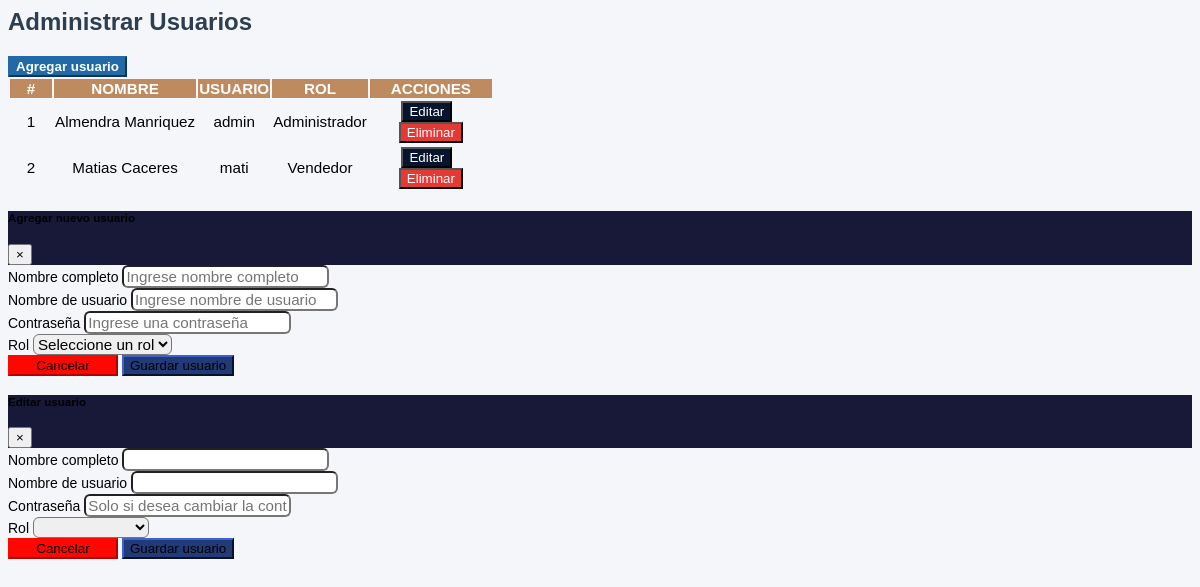
/vistas/html/usuarios.php, run on the app's committed database.
### tables this page shows
CREATE TABLE `usuario` (
  `id` int(11) NOT NULL,
  `nombre` varchar(100) NOT NULL,
  `usuario` varchar(100) NOT NULL,
  `password` varchar(100) NOT NULL,
  `rol` varchar(20) NOT NULL
);

### Sistema/controladores/usuarios.controlador.php (called while the page is built, shortened)
<?php
class ControladorUsuarios {
    public static function ctrMostrarUsuarios($item, $valor) {
        $tabla = "usuario";
        $respuesta = ModeloUsuarios::mdlMostrarUsuarios($tabla, $item, $valor);
        return $respuesta;
    }
}

### Sistema/modelos/MySQL.php (called while the page is built)
<?php
class Conexion {
    public static function conectar() {
        $link = new PDO("mysql:host=localhost;dbname=pos", "root", "");
        $link->exec("set names utf8");
        return $link;
    }
}

### Sistema/modelos/usuarios.modelo.php (called while the page is built, shortened)
<?php
require_once "MySQL.php";
class ModeloUsuarios {
    public static function mdlMostrarUsuarios($tabla, $item, $valor) {
        if($item != null){
            $stmt = Conexion::conectar()->prepare("SELECT * FROM $tabla WHERE $item = :$item");
            $stmt->bindParam(":".$item, $valor, PDO::PARAM_STR);
            $stmt->execute();
            return $stmt -> fetch();
        }
        else{
            $stmt = Conexion::conectar()->prepare("SELECT * FROM $tabla");
            $stmt->execute();
            return $stmt -> fetchAll();
        }
    }
}

### vistas/html/usuarios.php (the view, shortened to what this page needs)
<div class="content-wrapper">
  <section class="content-header">
    <div class="container-fluid">
      <div class="row mb-2">
        <div class="col-sm-6">
          <h1>Administrar Usuarios</h1>
        </div>
      </div>
    </div>
  </section>
  <section class="content">
    <div class="container-fluid">
      <div class="row">
        <div class="col-12">
          <div class="card">
            <div class="card-header d-flex justify-content-between align-items-center">
              <button class="btn btn-primary" data-toggle="modal" data-target="#modalAgregarUsuario">
                <i class="fas fa-user-plus"></i> Agregar usuario
              </button>
            </div>
            <div class="card-body">
              <div class="table-responsive">
                <table class="table table-bordered table-striped">
                  <thead class="thead">
                    <tr>
                      <th style="width: 40px;">#</th>
                      <th>Nombre</th>
                      <th>Usuario</th>
                      <th>Rol</th>
                      <th style="width: 120px;">Acciones</th>
                    </tr>
                  </thead>
                  <tbody>
                    <?php
                      $item = null;
                      $valor = null;
                      $usuarios = ControladorUsuarios::ctrMostrarUsuarios($item, $valor);
                      foreach ($usuarios as $key => $value){
                        echo '<tr>
                                <td>'.$value["id"].'</td>
                                <td>'.$value["nombre"].'</td>
                                <td>'.$value["usuario"].'</td>
                                <td>'.$value["rol"].'</td>
                                <td>
                                  <div class="btn-group">
                                    <button class="btn btn-sm btnEditarUsuario btn-editar" idUsuario="'.$value["id"].'" data-toggle="modal" data-target="#modalEditarUsuario" title="Editar">
                                      <i class="fa fa-pencil-alt"></i> Editar
                                    </button>
                                    <button class="btn btn-sm btnEliminarUsuario btn-eliminar" idUsuario="'.$value["id"].'" usuario="'.$value["usuario"].'" title="Eliminar">
                                      <i class="fa fa-times"></i> Eliminar
                                    </button>
                                  </div>
                                </td>
                              </tr>';
                      }
                    ?>
                  </tbody>
                </table>
              </div>
            </div>
          </div>
        </div>
      </div>
    </div>
  </section>
</div>
<div class="modal fade" id="modalAgregarUsuario" tabindex="-1" role="dialog" aria-labelledby="modalAgregarUsuarioLabel" aria-hidden="true">
  <div class="modal-dialog modal-dialog-centered" role="document">
    <div class="modal-content">
      <form role="form" method="post" enctype="multipart/form-data">
        <div class="modal-header bg-primary text-white">
          <h5 class="modal-title" id="modalAgregarUsuarioLabel"><i class="fas fa-user-plus"></i> Agregar nuevo usuario</h5>
          <button type="button" class="close text-white" data-dismiss="modal" aria-label="Cerrar">
            <span aria-hidden="true">&times;</span>
          </button>
        </div>
        <div class="modal-body">
          <div class="form-group">
            <label for="nuevoNombre">Nombre completo</label>
            <input type="text" class="form-control" id="nuevoNombre" name="nuevoNombre" placeholder="Ingrese nombre completo" required>
          </div>
          <div class="form-group">
            <label for="nuevoUsuario">Nombre de usuario</label>
            <input type="text" class="form-control" id="nuevoUsuario" name="nuevoUsuario" placeholder="Ingrese nombre de usuario" required>
          </div>
          <div class="form-group">
            <label for="nuevaPassword">Contraseña</label>
            <input type="password" class="form-control" id="nuevaPassword" name="nuevaPassword" placeholder="Ingrese una contraseña" required>
          </div>
          <div class="form-group">
            <label for="nuevoRol">Rol</label>
            <select class="form-control" id="nuevoRol" name="nuevoRol" required>
              <option value="">Seleccione un rol</option>
            </select>
          </div>
        </div>
        <div class="modal-footer">
          <button type="button" class="btn btn-secondary" data-dismiss="modal">Cancelar</button>
          <button type="submit" class="btn btn-primary">Guardar usuario</button>
        </div>
      </form>
    </div>
  </div>
</div>
<div class="modal fade" id="modalEditarUsuario" tabindex="-1" role="dialog" aria-labelledby="modalAgregarUsuarioLabel" aria-hidden="true">
  <div class="modal-dialog modal-dialog-centered" role="document">
    <div class="modal-content">
      <form role="form" method="post" enctype="multipart/form-data">
        <div class="modal-header bg-primary text-white">
          <h5 class="modal-title"><i class="fas fa-user-plus"></i> Editar usuario</h5>
          <button type="button" class="close text-white" data-dismiss="modal" aria-label="Cerrar">
            <span aria-hidden="true">&times;</span>
          </button>
        </div>
        <div class="modal-body">
          <div class="form-group">
            <label for="editarNombre">Nombre completo</label>
            <input type="text" class="form-control" id="editarNombre" name="editarNombre" required>
          </div>
          <div class="form-group">
            <label for="editarUsuario">Nombre de usuario</label>
            <input type="text" class="form-control" id="editarUsuario" name="editarUsuario" readonly>
          </div>
          <div class="form-group">
            <label for="editarPassword">Contraseña</label>
            <input type="password" class="form-control" id="editarPassword" name="editarPassword" placeholder="Solo si desea cambiar la contraseña">
          </div>
          <div class="form-group">
            <label for="editarRol">Rol</label>
            <select class="form-control" id="editarRol" name="editarRol" required>
              <option value="" id="editarRol"></option>
              <option value="Administrador">Administrador</option>
            </select>
          </div>
        </div>
        <div class="modal-footer">
          <button type="button" class="btn btn-secondary" data-dismiss="modal">Cancelar</button>
          <button type="submit" class="btn btn-primary">Guardar usuario</button>
        </div>
      </form>
    </div>
  </div>
</div>
<link rel="stylesheet" href="vistas/css/usuarios.css">

### vistas/css/usuarios.css (style rules this page uses)
.content-header h1 { font-size: 1.5rem; font-weight: 700; color: #2c3e50; }
.card-header .btn { font-weight: 600; background-color: #216aa7; border-color: #216aa7; transition: background-color 0.2s ease-in-out; color: #fff; }
.table { font-size: 0.95rem; }
.table thead { background-color: #be8a5f; color: #ffffff; text-transform: uppercase; font-weight: 600; }
.table th, .table td { text-align: center; vertical-align: middle; }
.btn-editar { background-color: #06142e; color: white; margin-right: 8px; }
.btn-eliminar { background-color: #e53935; color: white; }
.modal-header.bg-primary { background-color: #181838 !important; border-bottom: none; }
.modal-header .modal-title { font-weight: 600; }
.modal-body label { font-weight: 500; color: #000000; }
.modal-body .form-control { border-radius: 0.375rem; font-size: 0.95rem; }
.modal-footer .btn { min-width: 110px; font-weight: 500; }
.modal-footer .btn-primary { background-color: #233a79; border-color: #233a79; }
.modal-footer .btn-secondary { background-color: #fc0800; border-color: #fc0800; }

### data on the page
usuario: id "1", nombre "Almendra Manriquez", usuario "admin", rol "Administrador"
usuario: id "2", nombre "Matias Caceres", usuario "mati", rol "Vendedor"
